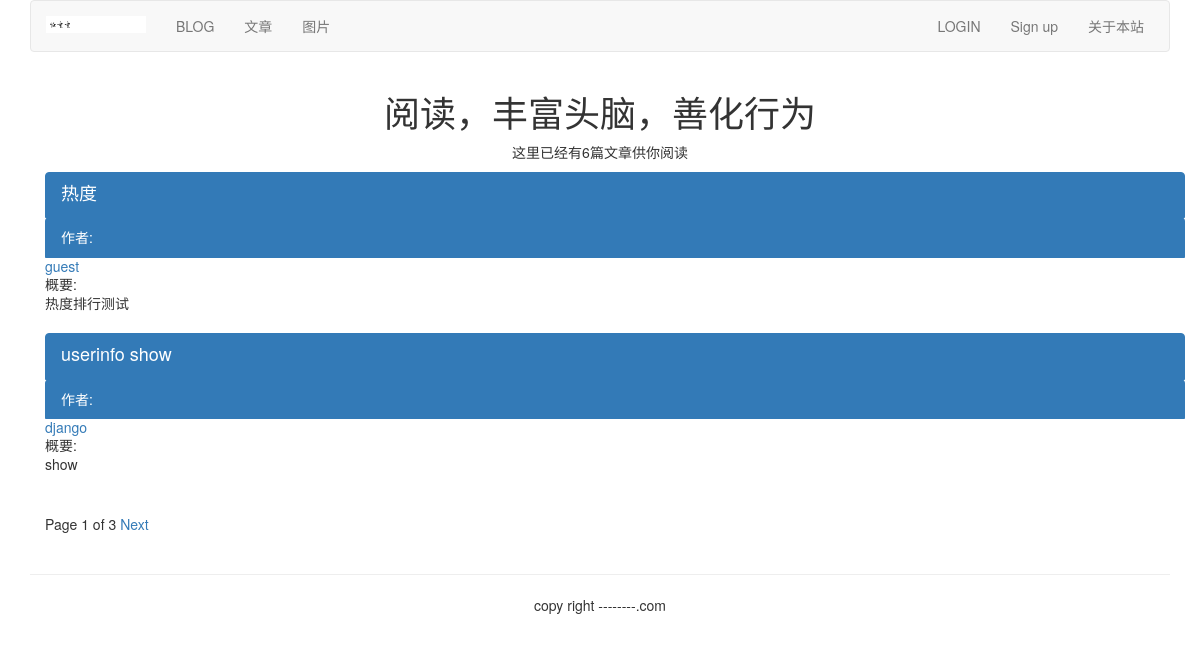
The app's page /article/list-article-title/, older data.
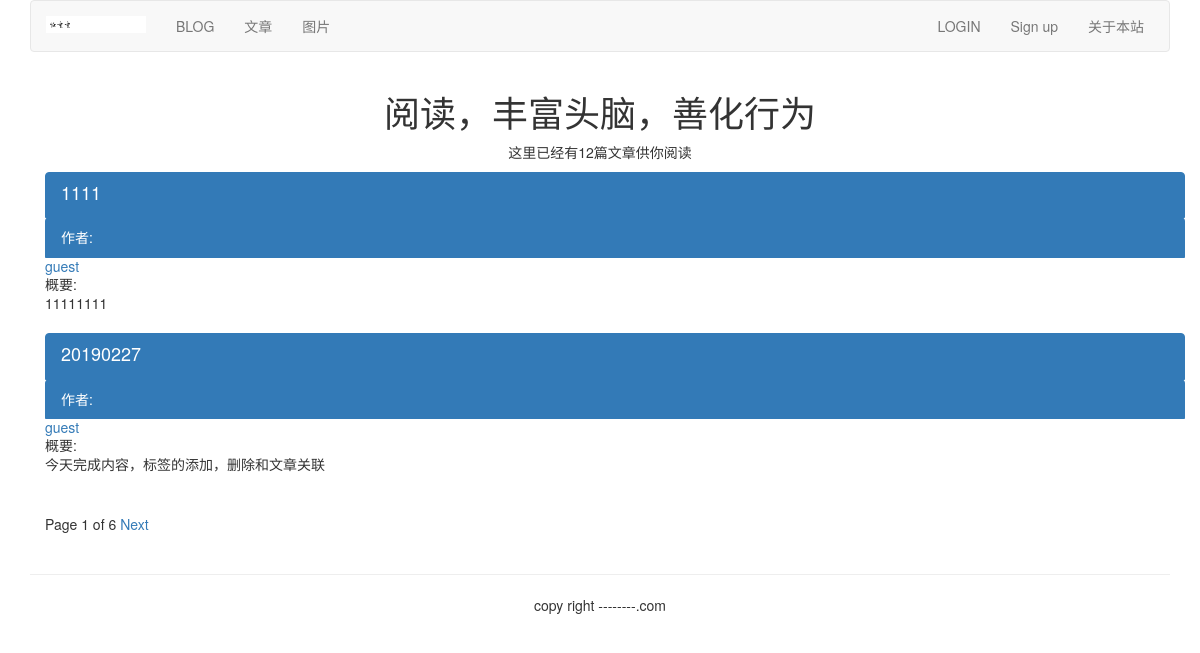
The same page, newer data.
### article/models.py (models this page shows, shortened)
class ArticlePost(models.Model):
    author = models.ForeignKey(User, related_name='article', on_delete=models.CASCADE)
    title = models.CharField(max_length=200)
    slug = models.SlugField(max_length=500)
    column = models.ForeignKey(ArticleColumn, related_name='article_column', on_delete=models.CASCADE)
    body = models.TextField()
    created = models.DateTimeField(default=timezone.now)
    updated = models.DateTimeField(auto_now=True)
    users_like = models.ManyToManyField(User, related_name="articles_like", blank=True)
    article_tag = models.ManyToManyField(ArticleTag, related_name="article_tag", blank=True)
    class Meta:
        ordering = ('-updated',)
        index_together = (('id', 'slug'),)
    def get_url_path(self):
        return reverse("article:list_article_detail", args=[self.id, self.slug])

### article/list_views.py (the view)
# urls.py: url(r'^list-article-titles/(?P<username>[-\w]+)/$', list_views.article_titles, name="author_articles"),
def article_titles(request, username=None):
    if username:
        user = User.objects.get(username=username)
        articles_title = ArticlePost.objects.filter(author=user)
        try:
            userinfo = user.userinfo
        except:
            userinfo = None
    else:
        articles_title = ArticlePost.objects.all()
    paginator = Paginator(articles_title, 2)
    page = request.GET.get('page')
    try:
        current_page = paginator.page(page)
        articles = current_page.object_list
    except PageNotAnInteger:
        current_page = paginator.page(1)
        articles = current_page.object_list
    except EmptyPage:
        current_page = paginator.page(paginator.num_pages)
        articles = current_page.object_list
    if username:
        return render(request, "article/list/author_articles.html", {"articles": articles,
                                                                "page": current_page,
                                                                "userinfo": userinfo,
                                                                "user": user})
    else:
        return render(request, "article/list/article_titles.html", {"articles": articles,
                                                                "page": current_page})

### article/templatetags/article_tags.py (called while the page is built)
@register.simple_tag
def total_articles():
    return ArticlePost.objects.count()

### templates/article/list/article_titles.html (shortened to what this page needs)
{% extends 'base.html' %}
{% load article_tags %}
{% block content %}
<div class="row text-center vertical-middle-sm">
    <h1>阅读，丰富头脑，善化行为</h1>
    <p>这里已经有{% total_articles %}篇文章供你阅读</p>
</div>
<div class="container">
    {% for article in articles %}
     <div class="list-group">
        <a href="{{ article.get_url_path }}" class="list-group-item active">
            <h4 class="list-group-item-heading">{{ article.title }}</h4>
            <p class="list-group-item-text">作者:
                <a href="{% url "article:author_articles" article.author.username %}">
                    {{ article.author.username }}
                </a></p>
            <p class="list-group-item-text">概要:{{ article.body|slice:'70'|linebreaks }}</p>
        </a>
     </div>
    {% endfor %}
{% include 'paginator.html' %}
</div>
{% endblock %}

Row changes from the older to the newer data that the page shows:
no longer on this page (row unchanged): ArticlePost: title "热度", author.username "guest", body "热度排行测试"
no longer on this page (row unchanged): ArticlePost: title "userinfo show", author.username "django", body "show"
added ArticlePost: title "1111", author.username "guest", body "11111111"
added ArticlePost: title "20190227", author.username "guest", body "今天完成内容，标签的添加，删除和文章关联"
Text that changed along with them:
{{ page.paginator.num_pages }}: "3" → "6"
text no longer shown: "6"
text now shown: "12"
